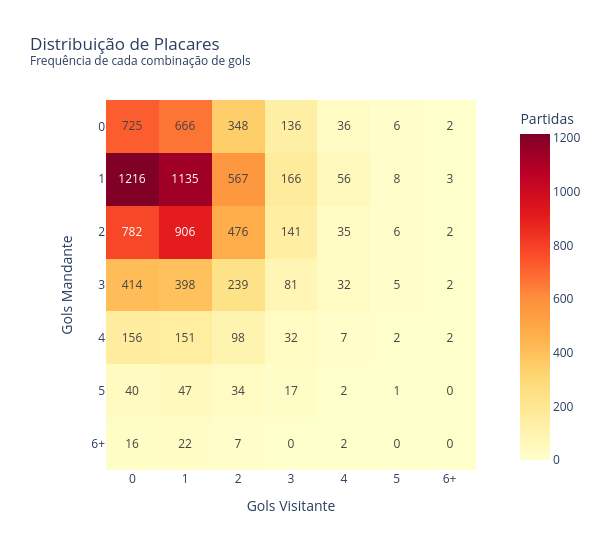

The cell this chart's notebook holds for it:
### Code cell
# Heatmap de placares (mandante x visitante)
max_gols = 6
df_heat = df.copy()
df_heat["gm"] = df_heat["mandante_Placar"].clip(upper=max_gols)
df_heat["gv"] = df_heat["visitante_Placar"].clip(upper=max_gols)

heatmap = pd.crosstab(df_heat["gm"], df_heat["gv"])
# Renomear eixos
labels_gols = [str(i) if i < max_gols else f"{max_gols}+" for i in range(max_gols + 1)]
heatmap.index = labels_gols
heatmap.columns = labels_gols

fig2 = px.imshow(
    heatmap,
    labels=dict(x="Gols Visitante", y="Gols Mandante", color="Partidas"),
    color_continuous_scale="YlOrRd",
    title="Distribuição de Placares<br><sup>Frequência de cada combinação de gols</sup>",
    text_auto=True
)
fig2.update_layout(template="plotly_white", width=600, height=550)

fig2.show()
_path = "../charts/heatmap_placares.html"
fig2.write_html(_path, include_plotlyjs="cdn")

# Add description
_desc = "Matriz de frequência de placares: a distribuição segue um padrão de Poisson bivariado, com alta concentração nos placares baixos (1x0, 1x1, 2x1) e decaimento exponencial."
with open(_path) as f:
    html = f.read()
html = html.replace('<div>', f'<p style="text-align:center;color:#666;font-size:13px;font-family:sans-serif;margin:8px 0 0 0;">{_desc}</p>\n<div>', 1)
with open(_path, 'w') as f:
    f.write(html)

print("Gráfico exportado: charts/heatmap_placares.html")

### Figure 1 — Plotly figure (JSON) as saved in the notebook; plotly's stock layout.template omitted (floating-point values rounded to 4 significant figures)
{"data": [{"coloraxis": "coloraxis", "hovertemplate": "Gols Visitante: %{x}<br>Gols Mandante: %{y}<br>Partidas: %{z}<extra></extra>", "name": "0", "texttemplate": "%{z}", "type": "heatmap", "x": ["0", "1", "2", "3", "4", "5", "6+"], "xaxis": "x", "y": ["0", "1", "2", "3", "4", "5", "6+"], "yaxis": "y", "z": [[725, 666, 348, 136, 36, 6, 2], [1216, 1135, 567, 166, 56, 8, 3], [782, 906, 476, 141, 35, 6, 2], [414, 398, 239, 81, 32, 5, 2], [156, 151, 98, 32, 7, 2, 2], [40, 47, 34, 17, 2, 1, 0], [16, 22, 7, 0, 2, 0, 0]]}], "layout": {"coloraxis": {"colorbar": {"title": {"text": "Partidas"}}, "colorscale": [[0.0, "rgb(255,255,204)"], [0.125, "rgb(255,237,160)"], [0.25, "rgb(254,217,118)"], [0.375, "rgb(254,178,76)"], [0.5, "rgb(253,141,60)"], [0.625, "rgb(252,78,42)"], [0.75, "rgb(227,26,28)"], [0.875, "rgb(189,0,38)"], [1.0, "rgb(128,0,38)"]]}, "height": 550, "title": {"text": "Distribuição de Placares<br><sup>Frequência de cada combinação de gols</sup>"}, "width": 600, "xaxis": {"anchor": "y", "constrain": "domain", "domain": [0.0, 1.0], "scaleanchor": "y", "title": {"text": "Gols Visitante"}}, "yaxis": {"anchor": "x", "autorange": "reversed", "constrain": "domain", "domain": [0.0, 1.0], "title": {"text": "Gols Mandante"}}}}
